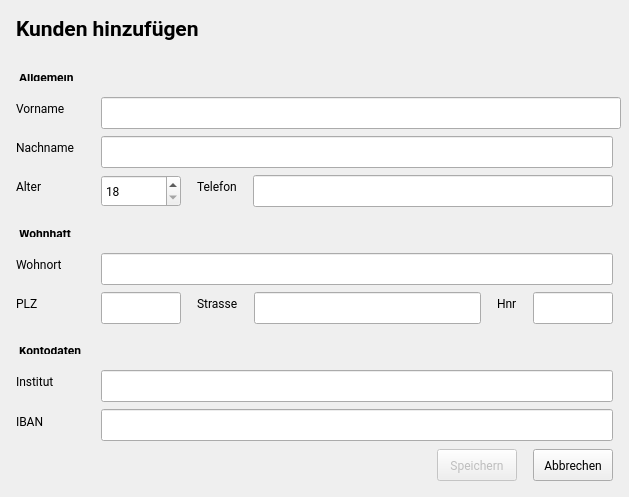
<?xml version="1.0" encoding="UTF-8"?>
<ui version="4.0">
 <class>AddCustomerDialog</class>
 <widget class="QWidget" name="AddCustomerDialog">
  <property name="windowModality">
   <enum>Qt::WindowModality::ApplicationModal</enum>
  </property>
  <property name="geometry">
   <rect>
    <x>0</x>
    <y>0</y>
    <width>629</width>
    <height>497</height>
   </rect>
  </property>
  <property name="minimumSize">
   <size>
    <width>629</width>
    <height>497</height>
   </size>
  </property>
  <property name="maximumSize">
   <size>
    <width>629</width>
    <height>497</height>
   </size>
  </property>
  <property name="windowTitle">
   <string>Kunden hinzufügen</string>
  </property>
  <property name="styleSheet">
   <string notr="true"/>
  </property>
  <layout class="QVBoxLayout" name="verticalLayout">
   <property name="spacing">
    <number>0</number>
   </property>
   <property name="leftMargin">
    <number>0</number>
   </property>
   <property name="topMargin">
    <number>0</number>
   </property>
   <property name="rightMargin">
    <number>0</number>
   </property>
   <property name="bottomMargin">
    <number>0</number>
   </property>
   <item alignment="Qt::AlignmentFlag::AlignHCenter|Qt::AlignmentFlag::AlignVCenter">
    <widget class="QWidget" name="widget" native="true">
     <property name="styleSheet">
      <string notr="true"/>
     </property>
     <layout class="QVBoxLayout" name="verticalLayout_2">
      <property name="spacing">
       <number>16</number>
      </property>
      <property name="leftMargin">
       <number>16</number>
      </property>
      <property name="topMargin">
       <number>16</number>
      </property>
      <property name="rightMargin">
       <number>16</number>
      </property>
      <property name="bottomMargin">
       <number>16</number>
      </property>
      <item>
       <widget class="QLabel" name="label_10">
        <property name="font">
         <font>
          <family>Roboto</family>
          <pointsize>16</pointsize>
          <bold>true</bold>
         </font>
        </property>
        <property name="text">
         <string>Kunden hinzufügen</string>
        </property>
       </widget>
      </item>
      <item>
       <layout class="QFormLayout" name="formLayout_2">
        <item row="0" column="0">
         <widget class="QLabel" name="vornameLabel_3">
          <property name="font">
           <font>
            <family>Roboto</family>
            <bold>true</bold>
           </font>
          </property>
          <property name="styleSheet">
           <string notr="true">padding-top: 16px;</string>
          </property>
          <property name="text">
           <string>Allgemein</string>
          </property>
         </widget>
        </item>
        <item row="1" column="0">
         <widget class="QLabel" name="vornameLabel_4">
          <property name="font">
           <font>
            <family>Roboto</family>
           </font>
          </property>
          <property name="text">
           <string>Vorname</string>
          </property>
         </widget>
        </item>
        <item row="1" column="1">
         <widget class="QLineEdit" name="leFirstName_2">
          <property name="minimumSize">
           <size>
            <width>520</width>
            <height>32</height>
           </size>
          </property>
          <property name="maximumSize">
           <size>
            <width>16777215</width>
            <height>32</height>
           </size>
          </property>
          <property name="font">
           <font>
            <family>Roboto</family>
           </font>
          </property>
         </widget>
        </item>
        <item row="2" column="0">
         <widget class="QLabel" name="nachnameLabel_3">
          <property name="font">
           <font>
            <family>Roboto</family>
           </font>
          </property>
          <property name="text">
           <string>Nachname</string>
          </property>
         </widget>
        </item>
        <item row="2" column="1">
         <widget class="QLineEdit" name="leLastName_2">
          <property name="minimumSize">
           <size>
            <width>0</width>
            <height>32</height>
           </size>
          </property>
          <property name="maximumSize">
           <size>
            <width>16777215</width>
            <height>32</height>
           </size>
          </property>
          <property name="font">
           <font>
            <family>Roboto</family>
           </font>
          </property>
         </widget>
        </item>
        <item row="3" column="0">
         <widget class="QLabel" name="alterLabel_2">
          <property name="font">
           <font>
            <family>Roboto</family>
           </font>
          </property>
          <property name="text">
           <string>Alter</string>
          </property>
         </widget>
        </item>
        <item row="3" column="1">
         <layout class="QHBoxLayout" name="horizontalLayout_3">
          <item>
           <widget class="QSpinBox" name="sbAge_2">
            <property name="minimumSize">
             <size>
              <width>80</width>
              <height>32</height>
             </size>
            </property>
            <property name="maximumSize">
             <size>
              <width>80</width>
              <height>32</height>
             </size>
            </property>
            <property name="font">
             <font>
              <family>Roboto</family>
             </font>
            </property>
            <property name="minimum">
             <number>18</number>
            </property>
            <property name="maximum">
             <number>90</number>
            </property>
           </widget>
          </item>
          <item>
           <widget class="QLabel" name="nachnameLabel_4">
            <property name="font">
             <font>
              <family>Roboto</family>
             </font>
            </property>
            <property name="text">
             <string>Telefon</string>
            </property>
           </widget>
          </item>
          <item>
           <widget class="QLineEdit" name="leTelefon_2">
            <property name="minimumSize">
             <size>
              <width>0</width>
              <height>32</height>
             </size>
            </property>
            <property name="maximumSize">
             <size>
              <width>16777215</width>
              <height>32</height>
             </size>
            </property>
            <property name="font">
             <font>
              <family>Roboto</family>
             </font>
            </property>
           </widget>
          </item>
         </layout>
        </item>
        <item row="4" column="0">
         <widget class="QLabel" name="label_11">
          <property name="font">
           <font>
            <family>Roboto</family>
            <bold>true</bold>
           </font>
          </property>
          <property name="styleSheet">
           <string notr="true">padding-top: 16px;</string>
          </property>
          <property name="text">
           <string>Wohnhaft</string>
          </property>
         </widget>
        </item>
        <item row="5" column="0">
         <widget class="QLabel" name="wohnortLabel_2">
          <property name="font">
           <font>
            <family>Roboto</family>
           </font>
          </property>
          <property name="text">
           <string>Wohnort</string>
          </property>
         </widget>
        </item>
        <item row="5" column="1">
         <widget class="QLineEdit" name="leCity_2">
          <property name="sizePolicy">
           <sizepolicy hsizetype="Minimum" vsizetype="MinimumExpanding">
            <horstretch>0</horstretch>
            <verstretch>0</verstretch>
           </sizepolicy>
          </property>
          <property name="minimumSize">
           <size>
            <width>0</width>
            <height>32</height>
           </size>
          </property>
          <property name="maximumSize">
           <size>
            <width>16777215</width>
            <height>32</height>
           </size>
          </property>
          <property name="font">
           <font>
            <family>Roboto</family>
           </font>
          </property>
         </widget>
        </item>
        <item row="6" column="0">
         <widget class="QLabel" name="pLZLabel_2">
          <property name="font">
           <font>
            <family>Roboto</family>
           </font>
          </property>
          <property name="text">
           <string>PLZ</string>
          </property>
         </widget>
        </item>
        <item row="6" column="1">
         <layout class="QHBoxLayout" name="horizontalLayout_4">
          <item>
           <widget class="QLineEdit" name="leZip_2">
            <property name="minimumSize">
             <size>
              <width>80</width>
              <height>32</height>
             </size>
            </property>
            <property name="maximumSize">
             <size>
              <width>80</width>
              <height>32</height>
             </size>
            </property>
            <property name="font">
             <font>
              <family>Roboto</family>
             </font>
            </property>
           </widget>
          </item>
          <item>
           <widget class="QLabel" name="strasseLabel_2">
            <property name="font">
             <font>
              <family>Roboto</family>
             </font>
            </property>
            <property name="text">
             <string>Strasse</string>
            </property>
           </widget>
          </item>
          <item>
           <widget class="QLineEdit" name="leStreet_2">
            <property name="minimumSize">
             <size>
              <width>0</width>
              <height>32</height>
             </size>
            </property>
            <property name="maximumSize">
             <size>
              <width>16777215</width>
              <height>32</height>
             </size>
            </property>
            <property name="font">
             <font>
              <family>Roboto</family>
             </font>
            </property>
           </widget>
          </item>
          <item>
           <widget class="QLabel" name="hausnummerLabel_2">
            <property name="font">
             <font>
              <family>Roboto</family>
             </font>
            </property>
            <property name="text">
             <string>Hnr</string>
            </property>
           </widget>
          </item>
          <item>
           <widget class="QLineEdit" name="leHouseNr_2">
            <property name="minimumSize">
             <size>
              <width>0</width>
              <height>32</height>
             </size>
            </property>
            <property name="maximumSize">
             <size>
              <width>80</width>
              <height>32</height>
             </size>
            </property>
            <property name="font">
             <font>
              <family>Roboto</family>
             </font>
            </property>
           </widget>
          </item>
         </layout>
        </item>
        <item row="7" column="0">
         <widget class="QLabel" name="label_12">
          <property name="font">
           <font>
            <family>Roboto</family>
            <bold>true</bold>
           </font>
          </property>
          <property name="styleSheet">
           <string notr="true">padding-top: 16px;</string>
          </property>
          <property name="text">
           <string>Kontodaten</string>
          </property>
         </widget>
        </item>
        <item row="8" column="0">
         <widget class="QLabel" name="institutLabel_2">
          <property name="font">
           <font>
            <family>Roboto</family>
           </font>
          </property>
          <property name="text">
           <string>Institut</string>
          </property>
         </widget>
        </item>
        <item row="8" column="1">
         <widget class="QLineEdit" name="institutLineEdit_2">
          <property name="minimumSize">
           <size>
            <width>0</width>
            <height>32</height>
           </size>
          </property>
          <property name="maximumSize">
           <size>
            <width>16777215</width>
            <height>32</height>
           </size>
          </property>
          <property name="font">
           <font>
            <family>Roboto</family>
           </font>
          </property>
         </widget>
        </item>
        <item row="9" column="0">
         <widget class="QLabel" name="iBANLabel_2">
          <property name="font">
           <font>
            <family>Roboto</family>
           </font>
          </property>
          <property name="text">
           <string>IBAN</string>
          </property>
         </widget>
        </item>
        <item row="9" column="1">
         <widget class="QLineEdit" name="iBANLineEdit_2">
          <property name="minimumSize">
           <size>
            <width>0</width>
            <height>32</height>
           </size>
          </property>
          <property name="maximumSize">
           <size>
            <width>16777215</width>
            <height>32</height>
           </size>
          </property>
          <property name="font">
           <font>
            <family>Roboto</family>
           </font>
          </property>
         </widget>
        </item>
       </layout>
      </item>
      <item>
       <layout class="QHBoxLayout" name="horizontalLayout_7" stretch="1,0,0">
        <item>
         <widget class="QLabel" name="label_13">
          <property name="font">
           <font>
            <family>Roboto</family>
            <pointsize>9</pointsize>
           </font>
          </property>
          <property name="text">
           <string/>
          </property>
         </widget>
        </item>
        <item>
         <widget class="QPushButton" name="btnSave">
          <property name="enabled">
           <bool>false</bool>
          </property>
          <property name="minimumSize">
           <size>
            <width>0</width>
            <height>32</height>
           </size>
          </property>
          <property name="maximumSize">
           <size>
            <width>16777215</width>
            <height>32</height>
           </size>
          </property>
          <property name="font">
           <font>
            <family>Roboto</family>
            <pointsize>9</pointsize>
           </font>
          </property>
          <property name="text">
           <string>Speichern</string>
          </property>
         </widget>
        </item>
        <item>
         <widget class="QPushButton" name="pushButton_2">
          <property name="minimumSize">
           <size>
            <width>0</width>
            <height>32</height>
           </size>
          </property>
          <property name="maximumSize">
           <size>
            <width>16777215</width>
            <height>32</height>
           </size>
          </property>
          <property name="font">
           <font>
            <family>Roboto</family>
            <pointsize>9</pointsize>
           </font>
          </property>
          <property name="text">
           <string>Abbrechen</string>
          </property>
         </widget>
        </item>
       </layout>
      </item>
     </layout>
    </widget>
   </item>
  </layout>
 </widget>
 <resources/>
 <connections>
  <connection>
   <sender>pushButton_2</sender>
   <signal>clicked()</signal>
   <receiver>AddCustomerDialog</receiver>
   <slot>close()</slot>
   <hints>
    <hint type="sourcelabel">
     <x>573</x>
     <y>480</y>
    </hint>
    <hint type="destinationlabel">
     <x>650</x>
     <y>489</y>
    </hint>
   </hints>
  </connection>
 </connections>
</ui>
